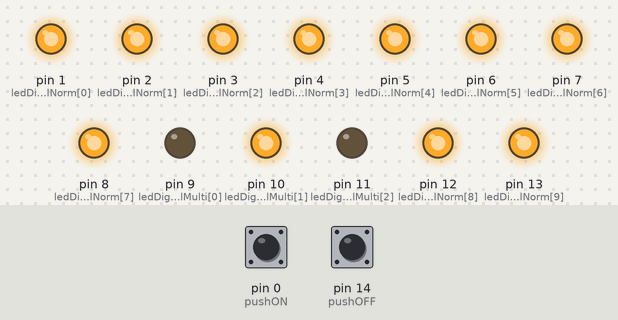
The sketch below on a simulated Arduino Uno, built with avr-gcc and run on an emulated ATmega328P. Parts: output pins drawn as LEDs (lit = HIGH). The inputs (shaded band) are chosen by the test bench; at power-on: pin 14 (pushOFF) HIGH, pin 0 (pushON) LOW. Random numbers use the default seed unless the sketch sets one.

Above: at 2.8 s.
2.9 s: pin 14 (pushOFF) pulled LOW for 1.2 s
At 5.8 s:
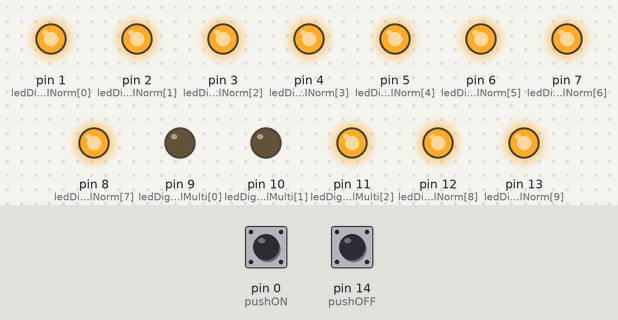
At 6.5 s:
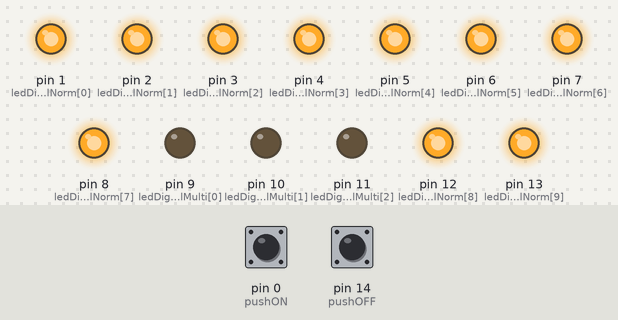
8.2 s: pin 14 (pushOFF) pulled LOW for 3.2 s
At 10.0 s:
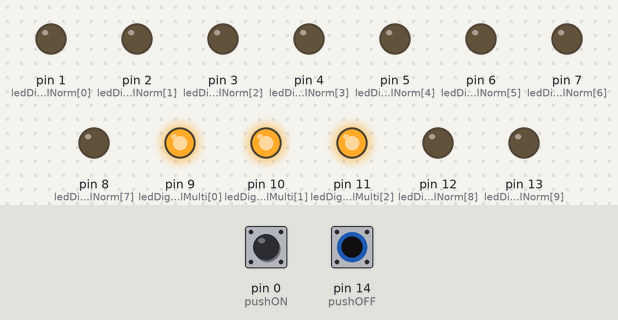
Timing chart, 0 to 42.9 s (numbered marks = the images above; inputs shaded):
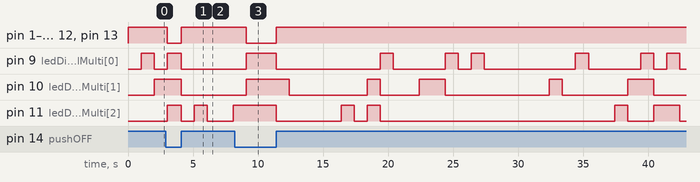

The sketch:

christmaslights.ino
```cpp
/*     ---------------------------------------------------------
 *     |  Experimentation Kit for Arduino Example Code         |
 *     |  CIRC-RGB .: Colourful Light :. (RGB LED)             |
 *     ---------------------------------------------------------
 *
 * We've blinked an LED and controlled eight in sequence now it's time to
 * control colour. Using an RGB LED (actual 3 LEDs in a single housing)
 * we can generate any colour our heart desires.
 *
 * (we'll also use a few programming shortcuts to make the code
 * more portable/readable)
 */


//RGB LED pins
int ledDigitalMulti[] = {9, 10, 11}; //the three digital pins of the digital LED
                                   //9 = redPin, 10 = greenPin, 11 = bluePin
int ledDigitalNorm[] = {1,2,3,4,5,6,7,8,12,13}; // 10 normal led lights
int pushON = 0;  //push button input pin
int pushOFF = 14;
int value = 0;

const boolean ON = LOW;     //Define on as LOW (this is because we use a common
                            //Anode RGB LED (common pin is connected to +5 volts)
const boolean OFF = HIGH;   //Define off as HIGH

//Predefined Colors
const boolean RED[] = {ON, OFF, OFF};
const boolean GREEN[] = {OFF, ON, OFF};
const boolean BLUE[] = {OFF, OFF, ON};
const boolean YELLOW[] = {ON, ON, OFF};
const boolean CYAN[] = {OFF, ON, ON};
const boolean MAGENTA[] = {ON, OFF, ON};
const boolean WHITE[] = {ON, ON, ON};
const boolean BLACK[] = {OFF, OFF, OFF};

//An Array that stores the predefined colors (allows us to later randomly display a color)
const boolean* COLORS[] = {RED, GREEN, BLUE, YELLOW, CYAN, MAGENTA, WHITE};

void setup(){
  for(int i = 0; i < 3; i++){
   pinMode(ledDigitalMulti[i], OUTPUT);   //Set the three LED pins as outputs
  }
  for(int i = 0; i < 10; i++){
   pinMode(ledDigitalNorm[i], OUTPUT);  //set 10 normal led pins as output
  }
  pinMode(pushON,INPUT);
  pinMode(pushOFF,INPUT);

  for(int i = 0; i < 3; i++){
    digitalWrite(ledDigitalMulti[i], HIGH);
  }
  for(int i = 0; i < 10; i++){
    digitalWrite(ledDigitalNorm[i], LOW);
  }
  value = 0;
}

void loop(){

  if (digitalRead(pushOFF) == 0) {
    for(int i = 0; i < 3; i++){
      digitalWrite(ledDigitalMulti[i], HIGH);
    }
    for(int i = 0; i < 10; i++){
      digitalWrite(ledDigitalNorm[i], LOW);
    }
    value = 0;
  }
  else if (digitalRead(pushON) == 0) {
    value = 1;
    for(int i = 0; i < 10; i++){
      digitalWrite(ledDigitalNorm[i], HIGH);
    }
  }
  if (value) {
//    for(int i = 0; i < 3; i++){
//      digitalWrite(ledDigitalMulti[i], HIGH);
//    }

  /* Example - 1 Set a color
     Set the three LEDs to any predefined color
  */
//     setColor(ledDigitalMulti, RED);    //Set the color of LED one

  /* Example - 2 Go through Random Colors
    Set the LEDs to a random color
  */
     randomColor();
  }
}

void randomColor(){
  int rand = random(0, sizeof(COLORS) - 1);  //get a random number within the range of colors
  setColor(ledDigitalMulti, COLORS[rand]);  //Set the color of led one to a random color
  delay(1000);
}

/* Sets an led to any color
   led - a three element array defining the three color pins (led[0] = redPin, led[1] = greenPin, led[2] = bluePin)
   color - a three element boolean array (color[0] = red value (LOW = on, HIGH = off), color[1] = green value, color[2] =blue value)
*/
void setColor(int* led, boolean* color){
 for(int i = 0; i < 3; i++){
   digitalWrite(led[i], color[i]);
 }
}

/* A version of setColor that allows for using const boolean colors
*/
void setColor(int* led, const boolean* color){
  boolean tempColor[] = {color[0], color[1], color[2]};
  setColor(led, tempColor);
}
```

Measured:
- after the input at 2.9 s, pin 1 (ledDigitalNorm[0]), pin 2 (ledDigitalNorm[1]): HIGH → LOW after 0.10 s, → HIGH 1.1 s later
- after the input at 8.2 s, pin 1 (ledDigitalNorm[0]), pin 2 (ledDigitalNorm[1]), pin 3 (ledDigitalNorm[2]), pin 4 (ledDigitalNorm[3]), pin 5 (ledDigitalNorm[4]), pin 6 (ledDigitalNorm[5]), pin 7 (ledDigitalNorm[6]), pin 8 (ledDigitalNorm[7]), pin 12 (ledDigitalNorm[8]), pin 13 (ledDigitalNorm[9]): HIGH → LOW after 0.90 s, → HIGH 2.3 s later
